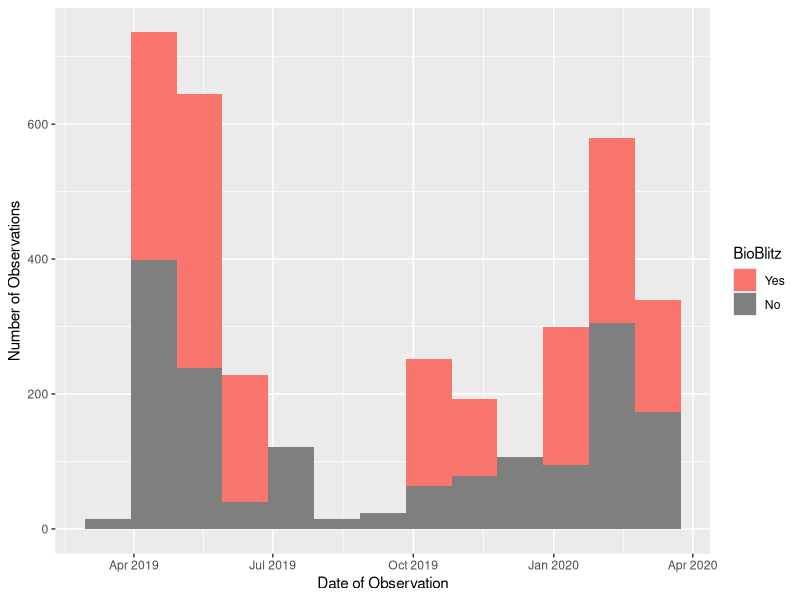

Recreate this plot in R.
library(ggplot2)
library(lubridate)
library(dplyr)


Complete_Project<-read.csv("observations-537390.csv")
Complete_Project$day <- as.Date(Complete_Project$observed_on)
UCSBlooms<-subset(Complete_Project,day <= "2020-03-18")
UCSBlooms$month <- month(UCSBlooms$day)
#UCSBlooms is the data included in the 03/11/2019 - 03/17/2020 run of the project
length(unique(UCSBlooms$user_id))

blitz<-subset(UCSBlooms, day =="2019-04-06"|day=="2019-05-05"|day=="2019-06-07"|
                day=="2019-10-19"|day=="2019-11-16"|day=="2020-01-11"|day=="2020-02-09"
              |day=="2020-03-07")
length(unique(blitz$user_id))
month<-subset(UCSBlooms, day !="2019-04-06"&day!="2019-05-05"&day!="2019-06-07"&
                day!="2019-10-19"&day!="2019-11-16"&day!="2020-01-11"&day!="2020-02-09"
              &day!="2020-03-07")
length(unique(month$user_id))

PublicObservations<-UCSBlooms%>% filter(user_login!="avanwinden",user_login!="taylorc",
                                             user_login!="charliethrift",
                                             user_login!="michellelee",user_login!="excarpobro")

combined<-UCSBlooms%>% mutate(blitz=case_when(day =="2019-04-06"|day=="2019-05-05"|day=="2019-06-07"|
                                                day=="2019-10-19"|day=="2019-11-16"|day=="2020-01-11"|day=="2020-02-09"
                                              |day=="2020-03-07"~"B"))
combined %>% ggplot(aes(x=day,fill=blitz))+ 
  geom_histogram(position = "stack" , binwidth = 30) + xlab("Date of Observation") +
  ylab("Number of Observations") +
  scale_fill_discrete(name = "BioBlitz", labels = c("Yes", "No"))

